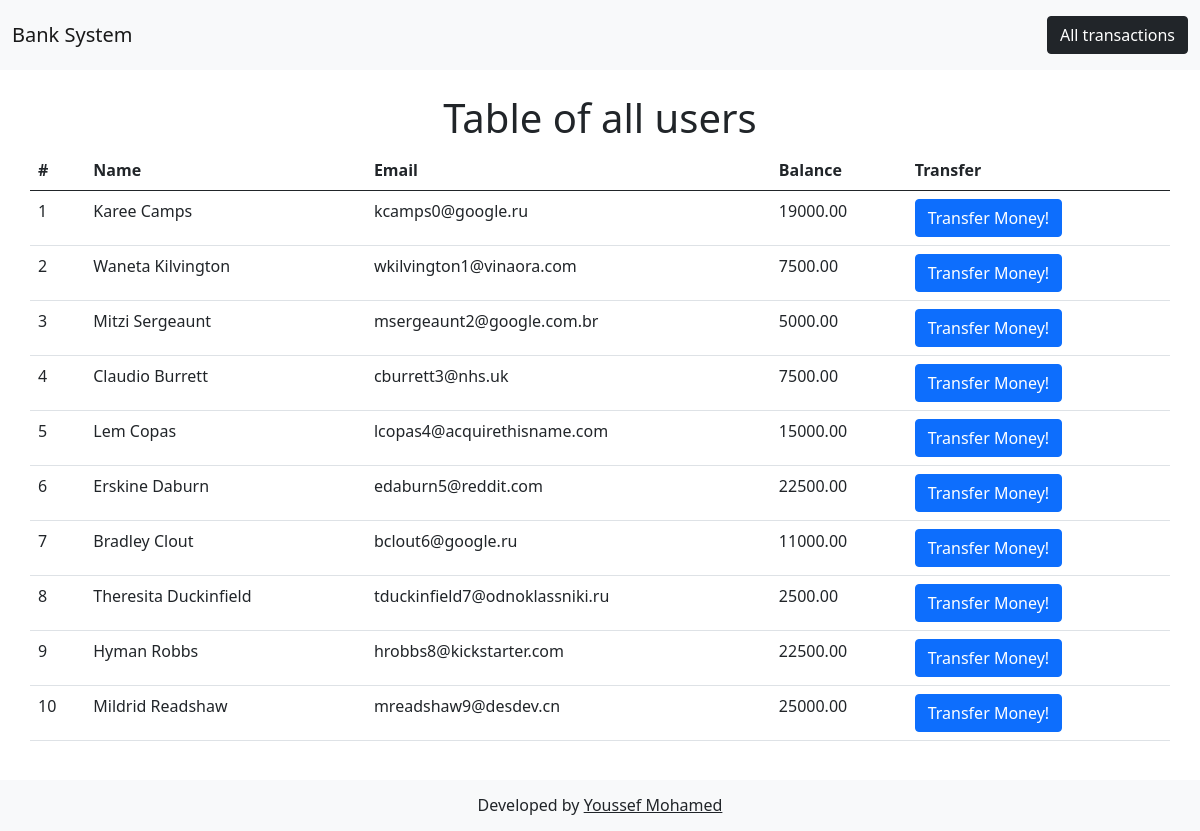
The page / on the database its author committed.
### banksystem/models.py (models this page shows, shortened)
class customer(models.Model):
    id = models.UUIDField(primary_key=True, default=uuid.uuid4, editable=False)
    name = models.CharField(max_length = 255,blank=False,null=False,unique =True)
    email = models.CharField(max_length = 255,blank=False,null=False,unique=True)
    balance = models.DecimalField(default=0,max_digits=12,decimal_places=2)

### banksystem/views.py (the view)
# urls.py: path('', views.index, name='index'),
def index(request):
    try:
        data = customer.objects.all()
        Context = {
			'data':data,
		}
    except customer.DoesNotExist:
        raise Http404("Data does not exist")
    return render(request,'banksystem/index.html', Context)

### banksystem/templates/banksystem/index.html (shortened to what this page needs)
<!doctype html>
<html lang="en">
  <head>
    <link href="https://cdn.jsdelivr.net/npm/bootstrap@5.0.2/dist/css/bootstrap.min.css" rel="stylesheet">
  </head>
  <body>
    <nav class="navbar navbar-light bg-light p-0 m-0">
      <div class="container-fluid">
          <span class="navbar-brand mb-0 h1">Bank System</span>
            <div class="navbar" id="navbarText">
              <span class="navbar-text">
               <a href="{% url 'transactions_records' %}">
                  <button class="btn btn-dark">All transactions</button>
               </a>
              </span>
            </div>
      </div>
    </nav>
    <div class="container">
        <div class="row">
            <h1 class="text-center mt-4">Table of all users</h1>
            <table class="table" style="margin-bottom: 90px;" id="myTable">
                <thead>
                  <tr>
                    <th scope="col">#</th>
                    <th scope="col">Name</th>
                    <th scope="col">Email</th>
                    <th scope="col">Balance</th>
                    <th scope="col">Transfer</th>
                  </tr>
                </thead>
                <tbody>
                    {%for data in data%}
                        <tr>
                            <td></td>
                            <td>{{data.name}}</td>
                            <td>{{data.email}}</td>
                            <td>{{data.balance}}</td>
                            <td>
                                <a href="{{data.id}}"><button type="button" class="btn btn-primary">Transfer Money!</button></a>
                            </td>
                        </tr>
                    {%endfor%}
                </tbody>
              </table>
        </div>
    </div>
    <div class="navbar fixed-bottom bg-light">
        <h6 style="margin: 0 auto;" class="p-2">Developed by <a href="https://iamyoussefmohamed.netlify.app/" class="text-dark">Youssef Mohamed</a></h6>
    </div>
  </body>
</html>

### rows shown on the page
customer: name "Karee Camps", email "kcamps0@google.ru", balance "19000.00"
customer: name "Waneta Kilvington", email "wkilvington1@vinaora.com", balance "7500.00"
customer: name "Mitzi Sergeaunt", email "msergeaunt2@google.com.br", balance "5000.00"
customer: name "Claudio Burrett", email "cburrett3@nhs.uk", balance "7500.00"
customer: name "Lem Copas", email "lcopas4@acquirethisname.com", balance "15000.00"
customer: name "Erskine Daburn", email "edaburn5@reddit.com", balance "22500.00"
customer: name "Bradley Clout", email "bclout6@google.ru", balance "11000.00"
customer: name "Theresita Duckinfield", email "tduckinfield7@odnoklassniki.ru", balance "2500.00"
customer: name "Hyman Robbs", email "hrobbs8@kickstarter.com", balance "22500.00"
customer: name "Mildrid Readshaw", email "mreadshaw9@desdev.cn", balance "25000.00"
